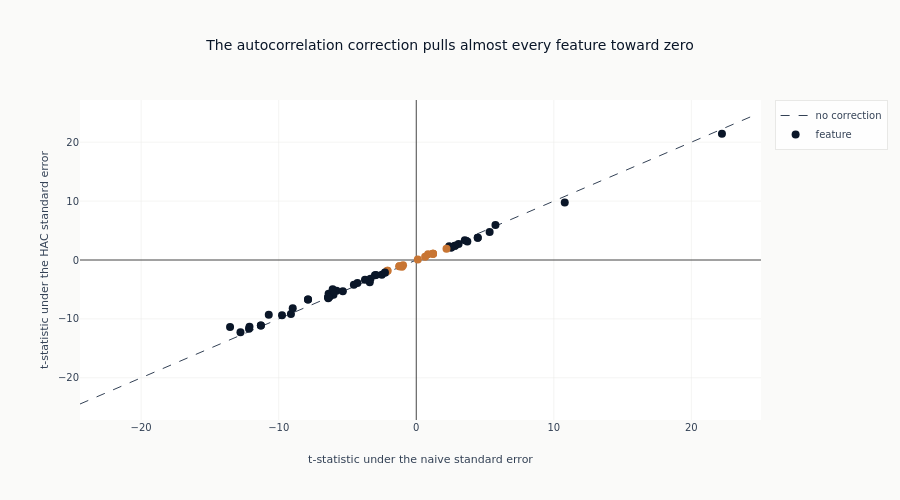

Notebook cell for this chart:
### Markdown cell above
### The HAC correction against the naive one

### Code cell
fig = go.Figure()
_max_t = max(abs(eval_summary["naive_tstat"]).max(), abs(eval_summary["hac_tstat"]).max()) * 1.1
fig.add_trace(
    go.Scatter(
        x=[-_max_t, _max_t],
        y=[-_max_t, _max_t],
        mode="lines",
        line=dict(dash="dash", color=COLORS["neutral"], width=1),
        name="no correction",
        hoverinfo="skip",
    )
)
fig.add_trace(
    go.Scatter(
        x=eval_summary["naive_tstat"].to_list(),
        y=eval_summary["hac_tstat"].to_list(),
        mode="markers",
        text=eval_summary["feature"].to_list(),
        name="feature",
        marker=dict(
            color=[
                COLORS["blue"] if s else COLORS["copper"]
                for s in eval_summary["significant_fdr05"].to_list()
            ],
            size=8,
        ),
    )
)
fig.update_layout(
    title="The autocorrelation correction pulls almost every feature toward zero",
    xaxis_title="t-statistic under the naive standard error",
    yaxis_title="t-statistic under the HAC standard error",
    height=500,
)
show_plotly_with_alt(
    fig,
    "A scatter of each feature's t-statistic computed with the naive standard error "
    "against the same statistic computed with the autocorrelation-consistent one, with a "
    "dashed diagonal marking where the two would agree and reference lines at zero on both "
    "axes, with points shaded by whether the feature survives the false-discovery "
    "correction. The points lie close to the diagonal and span both signs, thinning out "
    "away from the origin. Most sit just inside it, where allowing for serial correlation "
    "has shrunk the statistic; a small number sit just outside, where it has grown "
    "instead. The line above the chart reports how many go each way.",
)

### Figure 1 — Plotly figure (JSON) as saved in the notebook; plotly's stock layout.template omitted (floating-point values rounded to 4 significant figures)
{"data": [{"hoverinfo": "skip", "line": {"color": "#334155", "dash": "dash", "width": 1}, "mode": "lines", "name": "no correction", "type": "scatter", "x": [-24.45, 24.45], "y": [-24.45, 24.45]}, {"marker": {"color": ["#0a1628", "#0a1628", "#0a1628", "#0a1628", "#0a1628", "#0a1628", "#0a1628", "#0a1628", "#0a1628", "#0a1628", "#0a1628", "#0a1628", "#0a1628", "#0a1628", "#C87533", "#C87533", "#C87533", "#C87533", "#C87533", "#C87533", "#C87533", "#C87533", "#C87533", "#C87533", "#C87533", "#0a1628", "#0a1628", "#C87533", "#C87533", "#0a1628", "#0a1628", "#0a1628", "#0a1628", "#0a1628", "#0a1628", "#0a1628", "#0a1628", "#0a1628", "#0a1628", "#0a1628", "#0a1628", "#0a1628", "#0a1628", "#0a1628", "#0a1628", "#0a1628", "#0a1628", "#0a1628", "#0a1628", "#0a1628", "#0a1628", "#0a1628", "#0a1628", "#0a1628", "#0a1628", "#0a1628", "#0a1628", "#0a1628", "#0a1628", "#0a1628", "#0a1628", "#0a1628"], "size": 8}, "mode": "markers", "name": "feature", "text": ["volume_ratio", "contrarian_composite", "quality_composite", "past_ret_12m_skip", "sharpe_252d", "sharpe_rank_252d", "dist_from_52w_high", "mom12m_x_liq", "sharpe_189d", "past_ret_252d", "mom_rank_252d", "mom_x_liq", "sharpe_126d", "sharpe_rank_126d", "past_ret_189d", "past_ret_126d", "mom_rank_126d", "mom_zscore_6m", "liq_rank", "momentum_composite", "sma_ratio_200", "adx_14", "vol_ratio_short", "sharpe_63d", "sharpe_rank_63d", "vol_ratio_medium", "mom_accel_short", "past_ret_63d", "mom_rank_63d", "macd_pct", "sharpe_42d", "sma_ratio_100", "illiq_rank", "dist_from_52w_low", "past_ret_42d", "mom_accel_medium", "mom_accel_long", "sharpe_21d", "cci_20", "sma_ratio_50", "mom_rev_spread", "past_ret_21d", "mom_rank_21d", "rsi_14", "rsi_rank", "past_ret_10d", "natr_14", "ema_ratio_26", "rsi_7", "sma_ratio_20", "vol_21d", "vol_252d", "vol_126d", "vol_63d", "vol_rank", "vol_zscore", "past_ret_5d", "reversal_rank", "stoch_k_14", "kama_ratio_10", "ema_ratio_12", "sma_ratio_10"], "type": "scatter", "x": [22.22, 10.79, 5.758, 5.335, 4.47, 4.47, 3.077, 3.529, 3.715, 2.816, 2.816, 2.394, 2.54, 2.54, 2.198, 1.219, 1.219, 1.219, 0.8585, 0.6453, 0.1117, -0.9587, -1.037, -1.228, -1.228, -2.503, -2.244, -2.092, -2.092, -2.276, -3.004, -2.933, -3.38, -3.329, -3.729, -4.276, -4.536, -5.945, -6.372, -5.795, -6.077, -6.33, -6.33, -7.87, -7.87, -9.111, -5.338, -8.981, -10.72, -9.761, -6.398, -6.019, -6.285, -6.397, -6.397, -6.397, -11.3, -11.3, -13.54, -12.16, -12.13, -12.78], "y": [21.43, 9.751, 5.935, 4.755, 3.78, 3.78, 2.702, 3.366, 3.143, 2.426, 2.426, 2.338, 2.139, 2.139, 1.906, 1.054, 1.054, 1.054, 0.9743, 0.5539, 0.0956, -0.9025, -1.136, -1.041, -1.041, -2.524, -2.102, -1.833, -1.833, -2.125, -2.578, -2.537, -3.783, -3.177, -3.343, -3.893, -4.196, -5.263, -5.73, -5.224, -4.947, -5.991, -5.991, -6.725, -6.725, -9.147, -5.32, -8.208, -9.303, -9.387, -6.493, -5.903, -6.183, -6.341, -6.341, -6.341, -11.13, -11.13, -11.39, -11.66, -11.34, -12.26]}], "layout": {"height": 500, "title": {"text": "The autocorrelation correction pulls almost every feature toward zero"}, "xaxis": {"title": {"text": "t-statistic under the naive standard error"}}, "yaxis": {"title": {"text": "t-statistic under the HAC standard error"}}}}
